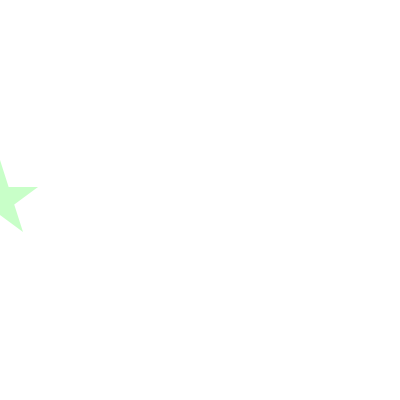
Frame 1 (no input)
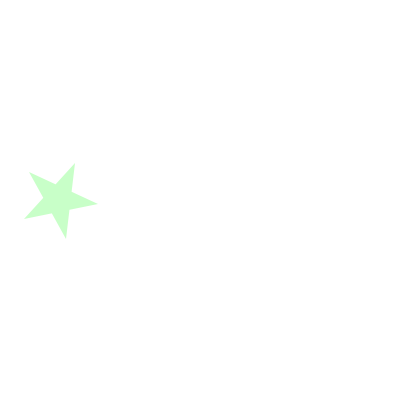
Frame 60 (the mouse pressed at the canvas centre just before this capture)
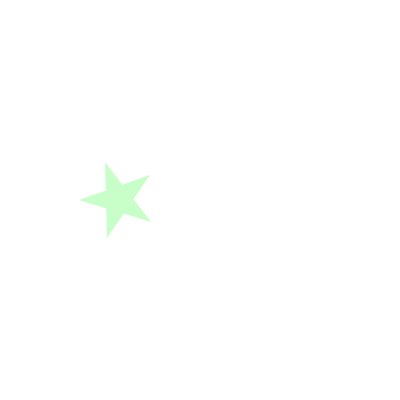
Frame 120 (the mouse held since frame 60 and released just before this capture)

The Processing sketch that drew these frames (run headless with seeded random() and noise(); from frame 60 on, the mouse is pressed at the canvas centre):

// Processing sketch: mondai_0413
// ── mondai_0413.pde
void setup(){
  size(400, 400);
  smooth();
  noStroke();
  fill(200,255,200);
  ellipseMode(CORNER);
  frameRate(30);
}

int d = 20;
int x = 0;
int vx = 1;
float dtheta = 0;
float delta = 0.05;

void draw(){
  background(255);
  fivestar(x, height/2, 40, 200,255,200);
  x += vx;
  if(x > width || x < 0){
	vx *= -1;
	delta *= -1;
  }
}

void fivestar(int x, int y, int r, int R, int G, int B){
	smooth();
	beginShape();
		for(int i = 0;i < 5;i++){
			float theta = 2 * TWO_PI / 5 * i - HALF_PI;
			theta += dtheta;
			int x_n;
			int y_n;
			x_n = int(r * cos(theta) + x);
			y_n = int(r * sin(theta) + y);
			vertex(x_n,y_n);
		}
	endShape();
	dtheta += delta;
}
